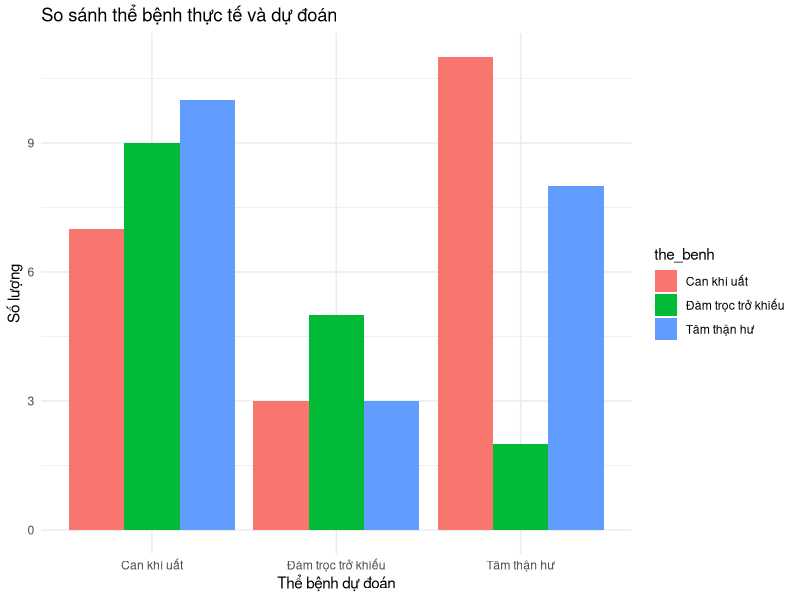

Write R code to recreate this figure.
## ---- chunk 1
library(ggplot2)
# 📦 Thư viện cần thiết
library(dplyr)
library(caret)
library(tibble)
library(glue)
library(randomForest)
library(flextable)

df <- read.csv( "alzheimer_data.csv") 
df <- df %>% mutate(mmse = round(mmse,0))
write.csv(df, "alzheimer_data_1.csv")

# 👨🔬 2. Train/Test & Mô hình
splitIndex <- createDataPartition(df$the_benh, p = 0.7, list = FALSE)
train <- df[splitIndex, ] %>%
  mutate(the_benh = factor(the_benh))

test <- df[-splitIndex, ] %>%
  mutate(the_benh = factor(the_benh, levels = levels(train$the_benh)))

model_rf <- train(the_benh ~ ., data = train,
                  method = "rf",
                  trControl = trainControl(method = "cv", number = 5))

# 📊 3. Dự đoán & đánh giá (dùng %>% và sửa lỗi levels)
conf <- predict(model_rf, test) %>% 
  factor(levels = levels(test$the_benh)) %>% 
  confusionMatrix(reference = test$the_benh)

print(conf)

# 📈 3b. Biểu đồ phân bố thể bệnh (test set)
test %>% 
  mutate(du_doan = predict(model_rf, newdata = test)) %>% 
  ggplot(aes(x = du_doan, fill = the_benh)) + 
  geom_bar(position = "dodge") + 
  labs(title = "So sánh thể bệnh thực tế và dự đoán",
       x = "Thể bệnh dự đoán", y = "Số lượng") +
  theme_minimal()

# 🧘♀️ 4. Gợi ý bài tập dưỡng sinh
tibble(the_benh = predict(model_rf, newdata = test[1, ])) %>% 
  left_join(
    tribble(
      ~the_benh, ~bai_tap_goi_y,
      "Tâm thận hư", "Dịch cân kinh, thở 4 thời, khí công tĩnh",
      "Can khí uất", "Thái cực quyền, vỗ trán – thư giãn",
      "Đàm trọc trở khiếu", "Vỗ lưng, xoay hông, khí công động"
    ),
    by = "the_benh"
  ) %>% 
  {
    cat(glue("🔎 Thể bệnh dự đoán: {.$the_benh}\n🧘 Gợi ý bài tập: {.$bai_tap_goi_y}"))
    flextable(.)
  }
